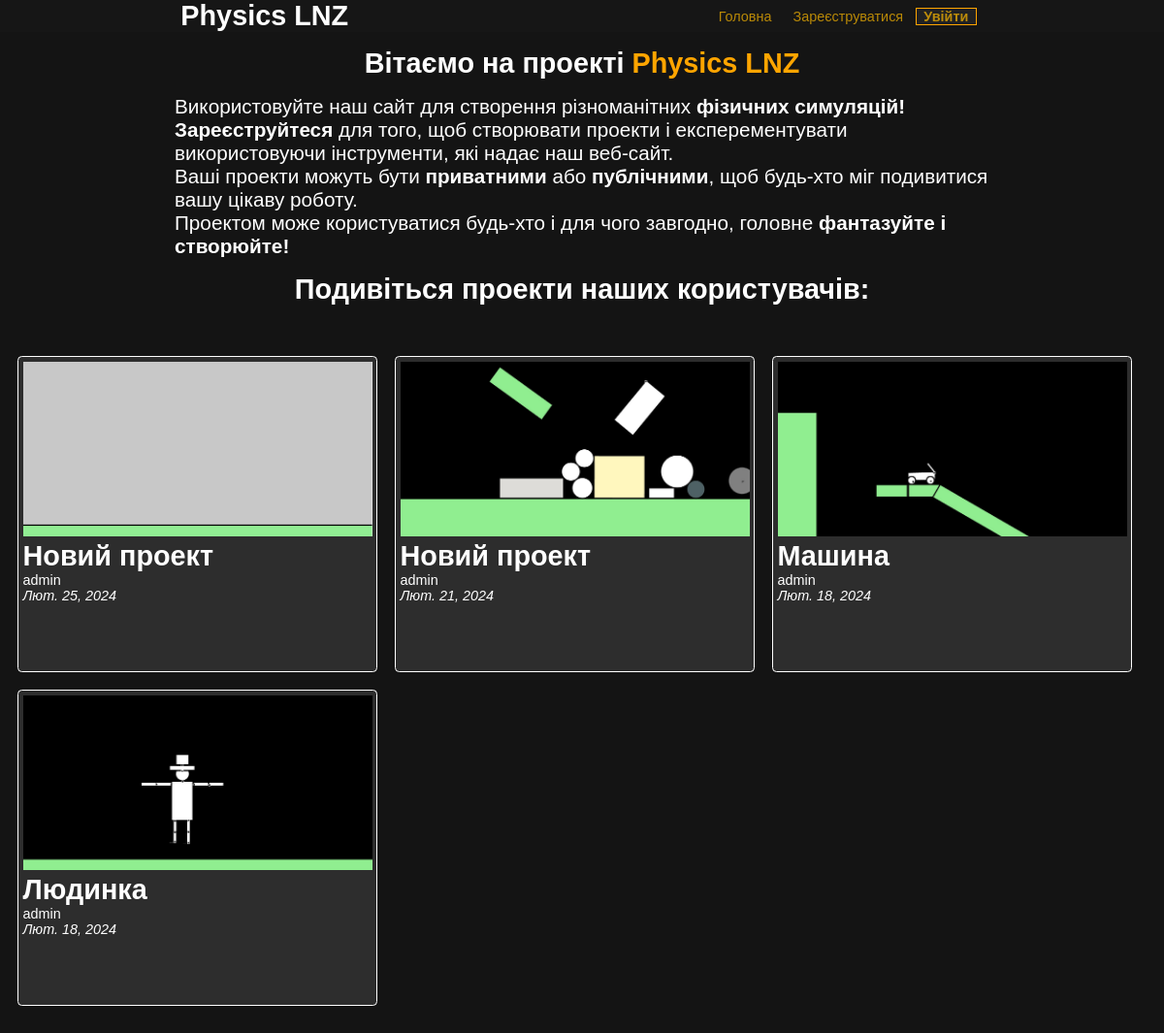
The page / on the database its author committed.
### physics/models.py (models this page shows, shortened)
class Project(models.Model):
    user = models.ForeignKey(User, on_delete=models.CASCADE, default=1, related_name='+')
    name = models.CharField("Name of project", max_length = 30)
    data = models.TextField("Data of project", default = "")
    privacy = models.CharField("Privacy", max_length = 40, default="public")
    world_settings_data = models.TextField("World settings data", default = "")
    preview = models.ImageField("Preview of project", upload_to="previews/", default="default-preview.jpg")
    creation_date = models.DateField("Creation date", default = timezone.now())

### physics/views.py (the view)
# urls.py: path("", views.home, name="home"),
def home(request):
    all_projects = Project.objects.filter(privacy = "public").order_by('-creation_date')
    if request.user.is_authenticated:
        projects = all_projects.exclude(user=request.user)
    else:
        projects = all_projects
    return render(request, 'physics/home.html', {'projects': projects})

### templates/physics/home.html (shortened to what this page needs)
{% extends 'base.html' %}
{% block content %}
    <br>
    <h1>Вітаємо на проекті <b style="color: orange;">Physics LNZ</b></h1>
    <br>
    <center>
        <div style="width: 70%; font-size: 23px;">
            <p style="text-align:left;">Використовуйте наш сайт для створення різноманітних <b>фізичних симуляцій!</b></p>
            <p style="text-align:left;"><b>Зареєструйтеся</b> для того, щоб створювати проекти і експерементувати використовуючи інструменти, які надає наш веб-сайт.</p>
            <p style="text-align:left;">Ваші проекти можуть бути <b>приватними</b> або <b>публічними</b>, щоб будь-хто міг подивитися вашу цікаву роботу.</p>
            <p style="text-align:left;">Проектом може користуватися будь-хто і для чого завгодно, головне <b>фантазуйте і створюйте!</b></p>
        </div>
    </center>
    <br>
    <h1>Подивіться проекти наших користувачів:</h1>
    <br>
    {% if projects %}
        <center>
        <div class="projects">
            {% for project in projects %}
                <a href="{% url 'physics:project' project.id %}" class="project">
                    <div style="text-align:left;">
                        <div class="logo" style="background-image: url('{{project.preview.url}}')">
                        </div>
                        <h1 style="text-align: left;">{{project.name}}</h1>
                        <p>{{project.user.username}}</p>
                        <em>{{project.creation_date}}</em>
                    </div>
                </a>
            {% endfor %}
        </div>
        </center>
    {% endif %}
{% endblock %}

### templates/base.html (shortened to what this page needs)
{% load static %}
<!DOCTYPE html>
<html lang="en">
<head>
    <link rel="stylesheet" type="text/css" href="{% static 'css/style.css' %}">
</head>
<body>
    <div class="header">
        <div class="logo">
            <h1 style="color: white;">Physics LNZ</h1>
        </div>
        <div class="inner-menu">
            <a href="{% url 'physics:home' %}" class="menu-link">Головна</a>
            {% if user.is_authenticated %}
                <a href="{% url 'physics:my_projects' %}" class="menu-link">Мої проекти</a>
                <a href="{% url 'physics:create_project' %}" class="menu-link button">Створити проект</a>
                <a class="menu-link" href="{% url 'logout'%}?next={% url 'physics:home' %}">Вийти</a>
            {% else %}
                <a class="menu-link" href="{% url 'account:register'%}?next={% url 'physics:home' %}">Зареєструватися</a>
                <a class="menu-link button" href="{% url 'login'%}?next={% url 'physics:home' %}">Увійти</a>
            {% endif %}
        </div>
    </div>
    {% block content %}
    {% endblock %}
</body>
</html>

### static/css/style.css (style rules this page uses)
* { margin: 0px; padding: 0px; }
body { background-color: #141414; color: white; font-family: 'Trebuchet MS', sans-serif; zoom: 90%; }
.header { display: flex; justify-content: space-around; background: rgb(22, 22, 22); align-items: center; }
.header > .inner-menu > .menu-link { color: rgba(255, 187, 0, 0.7); text-decoration: none; transition: .2s; padding: 0px 10px; }
.projects { display: flex; flex-wrap: wrap; margin-top: 20px; width: 70%; }
.project { width: 30%; margin-left: 20px; display: block; color: rgb(255, 255, 255); text-decoration: none; transition: .1s; border: 1px solid rgb(255, 255, 255); padding: 5px; background: #2d2d2d; border-radius: 5px; margin-top: 20px; min-height: 350px; }
.project > div > .logo { display: block; width: 100%; height: 200px; margin-bottom: 5px; background-position: center; background-size: cover; background-repeat: no-repeat; }
h1 { text-align: center; }
.button { padding: 8px 30px; font-size: 20px; color: white; font-weight: bold; border: 2px solid orange; background: #202123; margin-right: 10px; zoom: 80%; width: 100%; margin-bottom: 10px; text-decoration:none; }
@media screen and (max-width: 1200px) { .projects { width: 100%; } }

### rows shown on the page
Project: preview (placeholder picture), name "Новий проект", user.username "admin", creation_date "Лют. 25, 2024"
Project: preview (picture), name "Новий проект", user.username "admin", creation_date "Лют. 21, 2024"
Project: preview (picture), name "Машина", user.username "admin", creation_date "Лют. 18, 2024"
Project: preview (picture), name "Людинка", user.username "admin", creation_date "Лют. 18, 2024"
